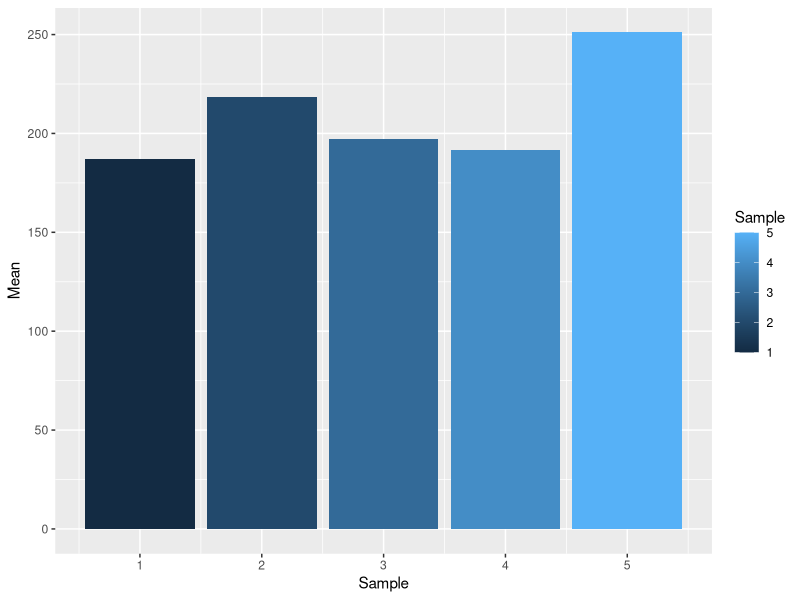
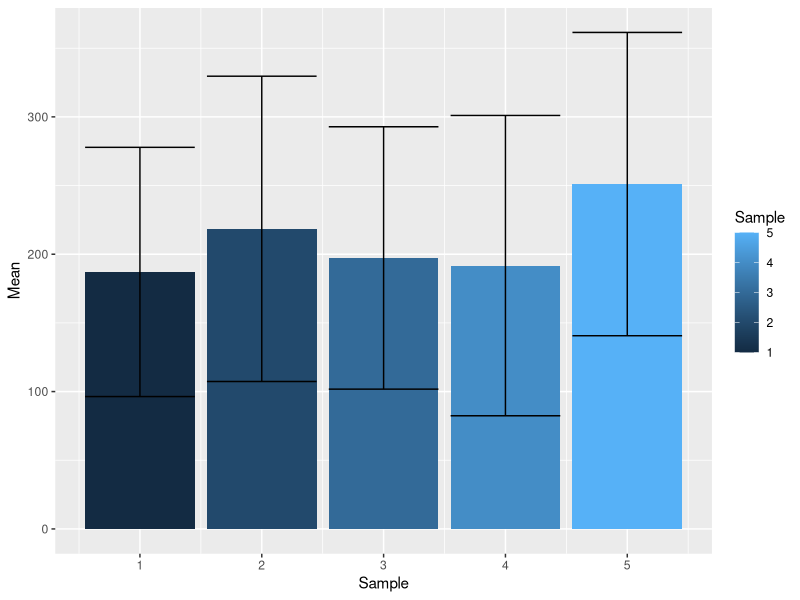
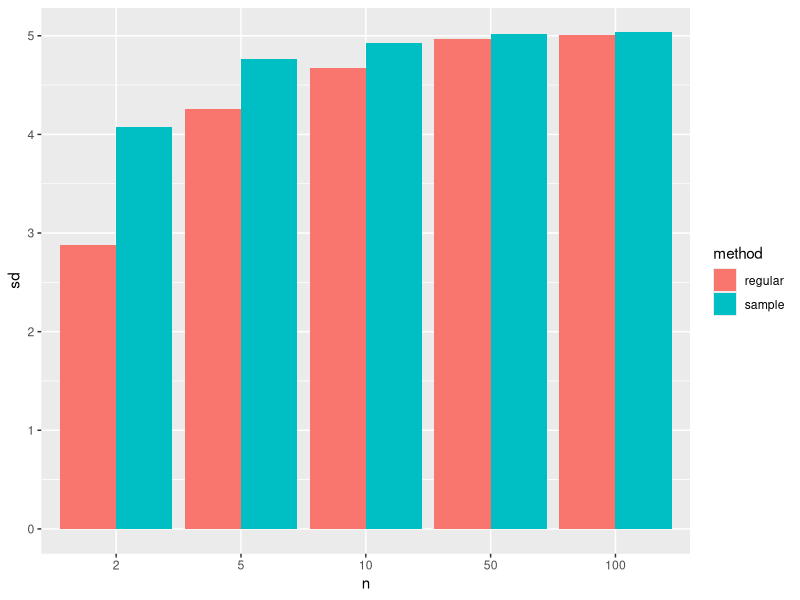

R code for these plots, in order:
## ---- chunk 1
knitr::opts_chunk$set(echo = TRUE)
## ---- chunk 2
library(tidyverse)
normal_distribution <- rnorm(1000, 200, 100)
samples <- replicate(5, {
  sample(normal_distribution, 25, replace = TRUE)
})
dat1 <- data.frame(Sample = 1:5, Mean = colMeans(samples))
ggplot(dat1, aes(x = Sample, y = Mean, fill = Sample)) +
  geom_bar(stat = "identity")
## ---- chunk 3
std_devs <- apply(samples, 2, sd)
dat1 <- data.frame(dat1, SD = std_devs)
ggplot(dat1, aes(Sample, Mean, fill = Sample)) + 
  geom_bar(stat = "identity") + 
  geom_errorbar(aes(ymin= Mean - SD, ymax= Mean + SD))
## ---- chunk 4
population <- rnorm(1000, 10, 5)
spec_sampling <- function(n){
  replicate(10000,{
    sample(population, n, replace = TRUE)
  })
}
n <- c(2, 5, 10, 50, 100)
samples2 <- sapply(n, spec_sampling)
names(samples2) <- as.character(n)
sample_means <- sapply(samples2, colMeans)
colMeans(sample_means)
## ---- chunk 5
reg_sd <- function(x){
  sqrt(sum((x-mean(x))^2)/length(x))
}
std_dev_columns <- function(mat, SD) {
  apply(mat, 2, SD)
}
std_dev_reg <- sapply(samples2, std_dev_columns, SD = reg_sd)
std_dev_sam <- sapply(samples2, std_dev_columns, SD = sd)
mean_sd_reg <- apply(std_dev_reg, 2, mean)
mean_sd_reg
mean_sd_sam <- apply(std_dev_sam, 2, mean)
mean_sd_sam
data.frame(mean_sd_reg, mean_sd_sam) |> 
  rownames_to_column(var = "n") |>
  pivot_longer(-1, names_to = "method", values_to = "sd") |>
  ggplot(aes(x = n, y = sd, fill = method)) + 
  geom_histogram(stat = "identity", position = "dodge") +
  scale_x_discrete(limits = as.character(n)) +
  scale_fill_discrete(labels = c("regular", "sample"))
